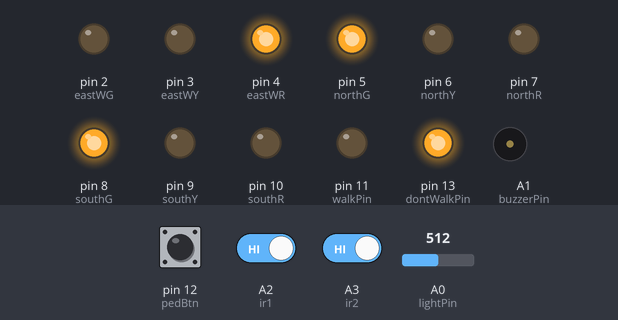
The sketch below on a simulated Arduino Uno, built with avr-gcc and run on an emulated ATmega328P. Shown: output pins drawn as LEDs (lit = HIGH), buzzer (waves = sounding, pin HIGH). The test bench sets the inputs (shaded band); at power-on: A0 (lightPin) = 512, pin 12 (pedBtn) LOW, A2 (ir1) HIGH, A3 (ir2) HIGH.

Above: at 3.2 s.
3.3 s: A0 (lightPin) set to 900
At 6.0 s:
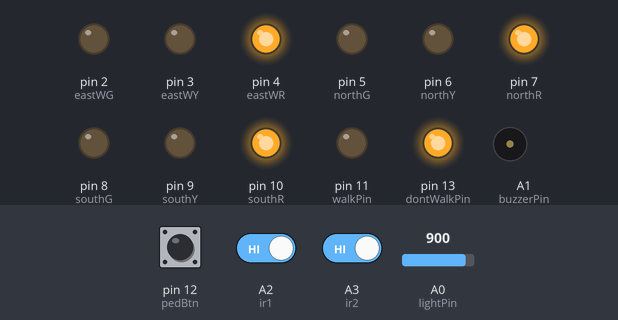
At 7.6 s:
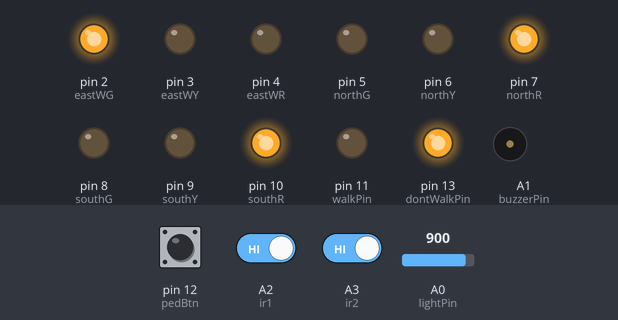
Timing chart, 0 to 19.7 s (numbered marks = the images above; inputs shaded):
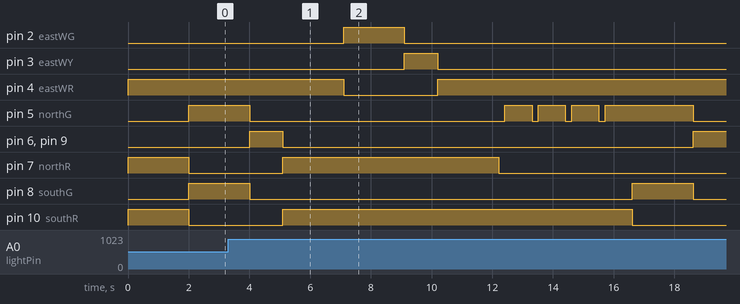

Measured:
- after the input at 3.3 s, pin 2 (eastWG): goes on until 9.1 s, then stays LOW; pin 3 (eastWY): goes on until 10.2 s, then stays LOW; pin 4 (eastWR): goes on until 10.2 s, then stays HIGH; pin 7 (northR): goes on until 12.2 s, then stays LOW

The sketch:

Traffic_Light.ino
```cpp
/** Traffic Lights
* Made by Shaurya (Rye)
**/

/** Pins- North Control **/
const int northR = 7;
const int northY = 6;
const int northG = 5;

/** Pins- East-West Control **/
const int eastWR = 4;
const int eastWY = 3;
const int eastWG = 2;

/** Pins- South Control **/
const int southR = 10;
const int southY = 9;
const int southG = 8;

/** Delays Between Different Switches of Lights **/
const int delayRGY = 2000;
const int delayYR = 1100;

/** Pin- Photoresistor **/
const int lightPin = A0;

/** Checks for Car at Northbound Left Turn Lane; 0 = No Car Present, 1 = Car Detected**/
int carCheckNS = 0;

/** Pins- Pedestrian **/
const int pedBtn = 12;
const int dontWalkPin = 13;
const int walkPin = 11;
const int buzzerPin = A1;

/** Current Pedestrian Button State; 0 = LOW/NOT PRESSED, 1 = HIGH/PRESSED **/
int curPedState = 0;

/** Pins- Checks for Car Crossing at Red Lights (Infrared Sensor) **/
const int ir1 = A2; // dedicated to checking in the north and south bound traffic lights
const int ir2 = A3; // dedicated to checking in the east-west bound traffic lights

/** Determines if there is a Red or Green/Yellow Light at Specific Bounds; 0 = Red light, 1 = Green/Yellow **/
int runN = 0;
int runS = 0;
int runEW = 0;

/** Stores Previous Time for millis() Delay **/
unsigned long previousDelay = 0;

/**
* setup() - runs only once
* sets up pins for traffic lights, pedestrian button, lights and buzzer, and infrared sensors
* initializes the red traffic and pedestrian light(s)
* opens the serial port
**/
void setup()
{
  /** Traffic Lights Setup **/
  pinMode(northR, OUTPUT);
  pinMode(northY, OUTPUT);
  pinMode(northG, OUTPUT);

  pinMode(eastWR, OUTPUT);
  pinMode(eastWY, OUTPUT);
  pinMode(eastWG, OUTPUT);

  pinMode(southR, OUTPUT);
  pinMode(southY, OUTPUT);
  pinMode(southG, OUTPUT);

  /** Pedestrian Setup **/
  pinMode(pedBtn, INPUT);
  pinMode(dontWalkPin, OUTPUT);
  pinMode(walkPin, OUTPUT);
  pinMode(buzzerPin, OUTPUT);

  /** Vehicle Allowed to Pass or Not Check- Infrared Sensors Setup **/
  pinMode(ir1, INPUT);
  pinMode(ir2, INPUT);

  /** Initial Lights Setup **/
  digitalWrite(northR, HIGH);
  digitalWrite(southR, HIGH);
  digitalWrite(eastWR, HIGH);
  digitalWrite(dontWalkPin, HIGH);

  Serial.begin(9600);

  tDelay(delayRGY);
}

/**
* loop() - starts after setup
* repeats infinitely
* controls the main features of the traffic light
**/
void loop()
{
  checkForCarNL();

  northSouth();
  eastWest();
}

/**
* northSouth()- controls north-south bound lights
* NOTE: north and sound bound lights are split
**/
void northSouth()
{
  digitalWrite(northR, LOW);
  runN = 1; // cars are allowed to pass in the northbound traffic

  if(carCheckNS == 0) {
  // runs when no car is detected in the northbound left turn lane
  digitalWrite(northG, HIGH);
  }
  else {
  // carCheckNS is 1
  advancedGreen(); // throw an 'advanced green' when a car is detected in the northbound left turn lane
  carCheckNS = 0; // resets the variable, meaning the car has passed
  }

  digitalWrite(southR, LOW);
  digitalWrite(southG, HIGH);
  runS = 1; // cars are allowed to pass in the southbound traffic

  if(curPedState == 1) {
  pedLights(); // display the pedestrian lights if the button has been pressed
  }

  tDelay(delayRGY);
  digitalWrite(northG, LOW);
  digitalWrite(southG, LOW);

  digitalWrite(northY, HIGH);
  digitalWrite(southY, HIGH);
  tDelay(delayYR);
  digitalWrite(northY, LOW);
  digitalWrite(southY, LOW);
  runN = 0; // cars are NOT allowed to pass in the northbound traffic
  runS = 0; // cars are NOT allowed to pass in the southbound traffic

  digitalWrite(northR, HIGH);
  digitalWrite(southR, HIGH);
  tDelay(delayRGY);
}

/**
* eastWest()- controls east-west bound lights
**/
void eastWest()
{
  digitalWrite(eastWR, LOW);

  digitalWrite(eastWG, HIGH);
  runEW = 1; // cars are allowed to pass in the east-west bound traffic
  tDelay(delayRGY);
  digitalWrite(eastWG, LOW);

  digitalWrite(eastWY, HIGH);
  tDelay(delayYR);
  digitalWrite(eastWY, LOW);
  runEW = 0; // cars are NOT allowed to pass in the east-west bound traffic

  digitalWrite(eastWR, HIGH);

  tDelay(delayRGY);
}

/**
* tDelay()- uses millis() to delay for ms milliseconds
**/
void tDelay(int ms)
{
  int run = 1; // determines if the delay is to be still active or not
  while (run == 1) {
  unsigned long currentMillis = millis(); // milliseconds passed from the starting time of 0ms
  if (currentMillis - previousDelay > ms) {
    previousDelay = currentMillis;
    run = 0; // the delay is over
    }
    pedBtnState(); // tracks if the pedestrian button has been pressed
    infraredCheck(); // tracks if vehicles are passing on a red light in a particular direction

  }
}

/**
* checkForCarNL()- checks for car at northbound left turn lane
**/
void checkForCarNL()
{
  int lightLevel = analogRead(lightPin);
  lightLevel = map(lightLevel, 0, 900, 0, 255);
  lightLevel = constrain(lightLevel, 0, 255);

  if(lightLevel == 255) {
  carCheckNS = 1; // car detected at the northbound left turn lane
  }
}

/**
* advancedGreen()- flashes 'advanced green' at northbound traffic if a car is present in the northbound left turn lane
**/
void advancedGreen()
{
  for(int i = 0; i < 4; i++) {
     digitalWrite(northG,LOW);
     tDelay(200);
     digitalWrite(northG,HIGH);
     tDelay(900);
  }
}

/**
* pedBtnState()- updates pedestrian button state
**/
void pedBtnState()
{
  if(digitalRead(pedBtn) ==  HIGH) {
    curPedState = 1; // pedestrian button has been pressed
  }
}

/**
* pedLights()- displays the pedestrian lights
**/
void pedLights()
{
  digitalWrite(dontWalkPin, LOW);
  digitalWrite(walkPin, HIGH);
  walkSound(); // walking sound that is produced to alert the pedestrian(s) to move; alerts pedestrian(s) when the light is going to turn red
  digitalWrite(walkPin, LOW);
  digitalWrite(dontWalkPin, HIGH);
  curPedState = 0; // resets pedestrian button state- meaning the pedestrian(s) have passed
}

/**
* walkSound()- Alerts pedestrian(s) to walk
* Alerts pedestrian(s) when the light is going to turn red
**/
void walkSound()
{
  for(int i = 0; i<4; i++) {
  tone(buzzerPin, 200);
  tDelay(500);
  tone(buzzerPin, 300);
  tDelay(500);
  } // plays a sound at the normal rate when the pedestrian light is green and not going to red soon

  for (int i = 0; i < 3; i++) {
  tone(buzzerPin, 300);
  digitalWrite(walkPin, LOW);
  tDelay(175);
  digitalWrite(walkPin,HIGH);
  tDelay(900);
  } // flashes the green pedestrian light and plays a more rapid sound to alert pedestrian(s) that the light is going to turn red soon

  noTone(buzzerPin); // buzzer stops producing sound once the pedestrian light is red
}

/**
* infraredCheck()- checks if vehicles are passing on a red light in a particular direction
**/
void infraredCheck()
{

  if (digitalRead(ir1) == LOW && runN == 0) {
    Serial.println("N Bound Car Plate Captured!");
  } // car is passing in the northbound when it's not supposed too
   if (digitalRead(ir1) == LOW && runS == 0) {
    Serial.println("S Bound Car Plate Captured!");
  } // car is passing in the southbound when it's not supposed too
  if (digitalRead(ir2) == LOW && runEW == 0) {
    Serial.println("E-W Bound Car Plate Captured!");
  } // car is passing in the east-west bound when it's not supposed too
}

// CODE END
```
